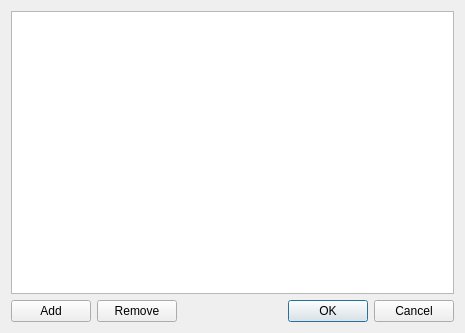
<?xml version="1.0" encoding="UTF-8"?>
<ui version="4.0">
 <class>HighlightEditDialog</class>
 <widget class="QDialog" name="HighlightEditDialog">
  <property name="geometry">
   <rect>
    <x>0</x>
    <y>0</y>
    <width>465</width>
    <height>333</height>
   </rect>
  </property>
  <property name="windowTitle">
   <string>Highlight editor</string>
  </property>
  <layout class="QGridLayout" name="gridLayout">
   <item row="0" column="0">
    <widget class="QTableView" name="tableView">
     <attribute name="horizontalHeaderShowSortIndicator" stdset="0">
      <bool>false</bool>
     </attribute>
     <attribute name="horizontalHeaderStretchLastSection">
      <bool>true</bool>
     </attribute>
    </widget>
   </item>
   <item row="1" column="0">
    <layout class="QHBoxLayout" name="horizontalLayout">
     <item>
      <widget class="QPushButton" name="addButton">
       <property name="text">
        <string>Add</string>
       </property>
      </widget>
     </item>
     <item>
      <widget class="QPushButton" name="removeBtn">
       <property name="text">
        <string>Remove</string>
       </property>
      </widget>
     </item>
     <item>
      <spacer name="horizontalSpacer">
       <property name="orientation">
        <enum>Qt::Horizontal</enum>
       </property>
       <property name="sizeHint" stdset="0">
        <size>
         <width>40</width>
         <height>20</height>
        </size>
       </property>
      </spacer>
     </item>
     <item>
      <widget class="QDialogButtonBox" name="buttonBox">
       <property name="orientation">
        <enum>Qt::Horizontal</enum>
       </property>
       <property name="standardButtons">
        <set>QDialogButtonBox::Cancel|QDialogButtonBox::Ok</set>
       </property>
      </widget>
     </item>
    </layout>
   </item>
  </layout>
  <action name="actionInsert_pattern">
   <property name="text">
    <string>Insert pattern</string>
   </property>
   <property name="shortcut">
    <string>Ctrl+I</string>
   </property>
  </action>
  <action name="actiondelete_selected">
   <property name="text">
    <string>delete selected</string>
   </property>
   <property name="shortcut">
    <string>Ctrl+X</string>
   </property>
  </action>
 </widget>
 <resources/>
 <connections>
  <connection>
   <sender>buttonBox</sender>
   <signal>accepted()</signal>
   <receiver>HighlightEditDialog</receiver>
   <slot>accept()</slot>
   <hints>
    <hint type="sourcelabel">
     <x>248</x>
     <y>254</y>
    </hint>
    <hint type="destinationlabel">
     <x>157</x>
     <y>274</y>
    </hint>
   </hints>
  </connection>
  <connection>
   <sender>buttonBox</sender>
   <signal>rejected()</signal>
   <receiver>HighlightEditDialog</receiver>
   <slot>reject()</slot>
   <hints>
    <hint type="sourcelabel">
     <x>316</x>
     <y>260</y>
    </hint>
    <hint type="destinationlabel">
     <x>286</x>
     <y>274</y>
    </hint>
   </hints>
  </connection>
  <connection>
   <sender>addButton</sender>
   <signal>clicked()</signal>
   <receiver>actionInsert_pattern</receiver>
   <slot>trigger()</slot>
   <hints>
    <hint type="sourcelabel">
     <x>47</x>
     <y>311</y>
    </hint>
    <hint type="destinationlabel">
     <x>-1</x>
     <y>-1</y>
    </hint>
   </hints>
  </connection>
  <connection>
   <sender>removeBtn</sender>
   <signal>clicked()</signal>
   <receiver>actiondelete_selected</receiver>
   <slot>trigger()</slot>
   <hints>
    <hint type="sourcelabel">
     <x>128</x>
     <y>311</y>
    </hint>
    <hint type="destinationlabel">
     <x>-1</x>
     <y>-1</y>
    </hint>
   </hints>
  </connection>
 </connections>
</ui>
